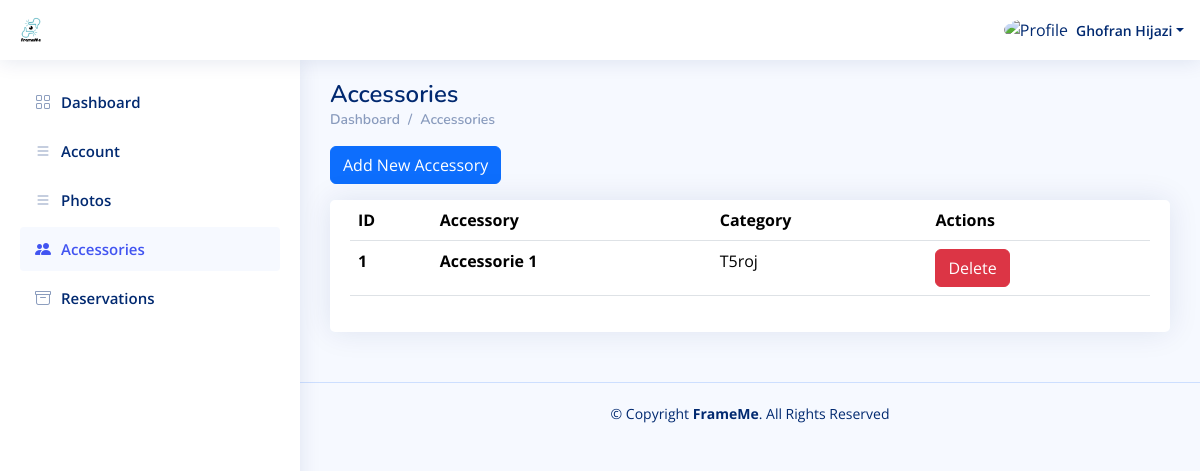
Screenshot of /Photographer_Dashboard/Accessories.php (signed in) with the database file from the repository.
### tables this page shows
CREATE TABLE `users` (
  `id` int(11) NOT NULL,
  `user_type_id` int(11) NOT NULL,
  `name` varchar(191) NOT NULL,
  `email` varchar(191) NOT NULL,
  `description` text DEFAULT NULL,
  `password` varchar(250) NOT NULL,
  `phone` varchar(191) NOT NULL,
  `image` varchar(250) NOT NULL,
  `request_status` varchar(191) NOT NULL DEFAULT 'Pending',
  `total_rate` double DEFAULT NULL,
  `price_range` varchar(191) DEFAULT NULL,
  `active` int(11) NOT NULL DEFAULT 1,
  `created_at` datetime NOT NULL DEFAULT current_timestamp()
);

CREATE TABLE `photographer_accessories` (
  `id` int(11) NOT NULL,
  `category_id` int(11) NOT NULL,
  `photographer_id` int(11) NOT NULL,
  `accessorie` varchar(250) NOT NULL,
  `created_at` datetime NOT NULL DEFAULT current_timestamp()
);

CREATE TABLE `categories` (
  `id` int(11) NOT NULL,
  `category` varchar(250) NOT NULL,
  `image` varchar(191) NOT NULL,
  `active` int(11) NOT NULL DEFAULT 1,
  `created_at` datetime NOT NULL DEFAULT current_timestamp()
);

### Photographer_Dashboard/Accessories.php (the view, shortened to what this page needs)
<?php
include "../Connect.php";
$P_ID = $_SESSION['P_Log'];
if (!$P_ID) {
    echo '<script language="JavaScript">
     document.location="../Login.php";
    </script>';
} else {
    $sql1 = mysqli_query($con, "select * from users where id='$P_ID'");
    $row1 = mysqli_fetch_array($sql1);
    $name = $row1['name'];
}
?>
<!DOCTYPE html>
<html lang="en">
  <head>
    <link
      href="../assets/vendor/bootstrap/css/bootstrap.min.css"
      rel="stylesheet"
    />
    <link
      href="../assets/vendor/bootstrap-icons/bootstrap-icons.css"
      rel="stylesheet"
    />
    <link href="../assets/vendor/boxicons/css/boxicons.min.css" rel="stylesheet" />
    <link href="../assets/vendor/quill/quill.snow.css" rel="stylesheet" />
    <link href="../assets/vendor/quill/quill.bubble.css" rel="stylesheet" />
    <link href="../assets/vendor/remixicon/remixicon.css" rel="stylesheet" />
    <link href="../assets/vendor/simple-datatables/style.css" rel="stylesheet" />
    <link href="../assets/css/style.css" rel="stylesheet" />
  </head>
  <body>
    <header id="header" class="header fixed-top d-flex align-items-center">
      <div class="d-flex align-items-center justify-content-between">
        <a href="index.html" class="logo d-flex align-items-center">
          <img src="../assets/img/logo_1.png" alt="" />
        </a>
      </div>
      <nav class="header-nav ms-auto">
        <ul class="d-flex align-items-center">
          <li class="nav-item dropdown pe-3">
            <a
              class="nav-link nav-profile d-flex align-items-center pe-0"
              href="#"
              data-bs-toggle="dropdown"
            >
              <img
                src="https://www.computerhope.com/jargon/g/guest-user.png"
                alt="Profile"
                class="rounded-circle"
              />
              <span class="d-none d-md-block dropdown-toggle ps-2"><?php echo $name ?></span> </a
            >
          </li>
        </ul>
      </nav>
    </header>
    <?php require './Aside-Nav/Aside.php'?>
    <main id="main" class="main">
      <div class="pagetitle">
        <h1>Accessories</h1>
        <nav>
          <ol class="breadcrumb">
            <li class="breadcrumb-item"><a href="index.html">Dashboard</a></li>
            <li class="breadcrumb-item">Accessories</li>
          </ol>
        </nav>
      </div>
      <section class="section">
      <div class="mb-3">
          <button
            type="button"
            class="btn btn-primary"
            data-bs-toggle="modal"
            data-bs-target="#verticalycentered"
          >
            Add New Accessory
          </button>
        </div>
        <div class="row">
          <div class="col-lg-12">
            <div class="card">
              <div class="card-body">
                              <table class="table datatable">
                  <thead>
                    <tr>
                      <th scope="col">ID</th>
                      <th scope="col">Accessory</th>
                      <th scope="col">Category</th>
                      <th scope="col">Actions</th>
                    </tr>
                  </thead>
                  <tbody>
<?php
$sql1 = mysqli_query($con, "SELECT * from photographer_accessories WHERE photographer_id = '$P_ID' ORDER BY id DESC");
while ($row1 = mysqli_fetch_array($sql1)) {
    $accessory_id = $row1['id'];
    $category_id = $row1['category_id'];
    $accessorie = $row1['accessorie'];
    $sql2 = mysqli_query($con, "SELECT * from categories WHERE id = '$category_id'");
    $row2 = mysqli_fetch_array($sql2);
    $category_name = $row2['category'];
    ?>
                    <tr>
                      <th scope="row"><?php echo $accessory_id ?></th>
                      <th scope="row"><?php echo $accessorie ?></th>
                      <td><?php echo $category_name ?></td>
                      <td>
                        <a href="./DeletePicture.php?accessory_id=<?php echo $accessory_id ?>" class="btn btn-danger">Delete</a>
                      </td>
                    </tr>
<?php
}?>
                  </tbody>
                </table>
              </div>
            </div>
          </div>
        </div>
      </section>
    </main>
    <footer id="footer" class="footer">
      <div class="copyright">
        &copy; Copyright <strong><span>FrameMe</span></strong
        >. All Rights Reserved
      </div>
    </footer>
  </body>
</html>

### assets/css/style.css (style rules this page uses)
:root { scroll-behavior: smooth; }
body { font-family: "Open Sans", sans-serif; background: #f6f9ff; color: #444444; }
a { color: #4154f1; text-decoration: none; }
h1, h2, h3, h4, h5, h6 { font-family: "Nunito", sans-serif; }
#main { margin-top: 60px; padding: 20px 30px; transition: all 0.3s; }
.pagetitle { margin-bottom: 10px; }
.pagetitle h1 { font-size: 24px; margin-bottom: 0; font-weight: 600; color: #012970; }
.card { margin-bottom: 30px; border: none; border-radius: 5px; box-shadow: 0px 0 30px rgba(1, 41, 112, 0.1); }
.card-body { padding: 0 20px 20px 20px; }
.breadcrumb { font-size: 14px; font-family: "Nunito", sans-serif; color: #899bbd; font-weight: 600; }
.breadcrumb a { color: #899bbd; transition: 0.3s; }
.breadcrumb .breadcrumb-item::before { color: #899bbd; }
.logo { line-height: 1; }
@media (min-width: 1200px) { .logo { width: 280px; } }
.logo img { max-height: 26px; margin-right: 6px; }
.header { transition: all 0.5s; z-index: 997; height: 60px; box-shadow: 0px 2px 20px rgba(1, 41, 112, 0.1); background-color: #fff; padding-left: 20px; }
.header-nav ul { list-style: none; }
.header-nav>ul { margin: 0; padding: 0; }
.header-nav .nav-profile { color: #012970; }
.header-nav .nav-profile img { max-height: 36px; }
.header-nav .nav-profile span { font-size: 14px; font-weight: 600; }
@media (min-width: 1200px) { #main, #footer { margin-left: 300px; } }
.footer { padding: 20px 0; font-size: 14px; transition: all 0.3s; border-top: 1px solid #cddfff; }
.footer .copyright { text-align: center; color: #012970; }

### rows the page displays
users: name "Ghofran Hijazi"
photographer_accessories: id "1", accessorie "Accessorie 1", category.category "T5roj"
